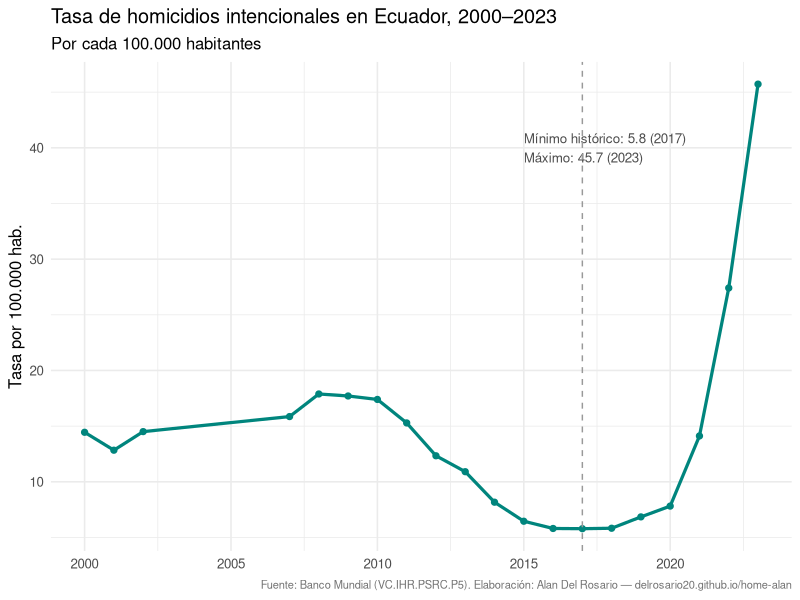

The R script that drew this image:
## ---- chunk 1
#| label: grafico-homicidios
#| warning: false
#| message: false
#| fig-width: 8
#| fig-height: 5

library(ggplot2)
library(readr)

datos <- read_csv("data/homicidios_ecuador_wb.csv", show_col_types = FALSE)

ggplot(datos, aes(x = anio, y = tasa_homicidios)) +
  geom_line(color = "#00857D", linewidth = 1.1) +
  geom_point(color = "#00857D", size = 1.8) +
  annotate("text", x = 2015, y = 40,
           label = "Mínimo histórico: 5.8 (2017)\nMáximo: 45.7 (2023)",
           hjust = 0, size = 3.4, color = "grey30") +
  geom_vline(xintercept = 2017, linetype = "dashed", color = "grey60") +
  labs(
    title    = "Tasa de homicidios intencionales en Ecuador, 2000–2023",
    subtitle = "Por cada 100.000 habitantes",
    x = NULL, y = "Tasa por 100.000 hab.",
    caption  = "Fuente: Banco Mundial (VC.IHR.PSRC.P5). Elaboración: Alan Del Rosario — delrosario20.github.io/home-alan"
  ) +
  theme_minimal(base_size = 12) +
  theme(plot.caption = element_text(color = "grey45", size = 8))
